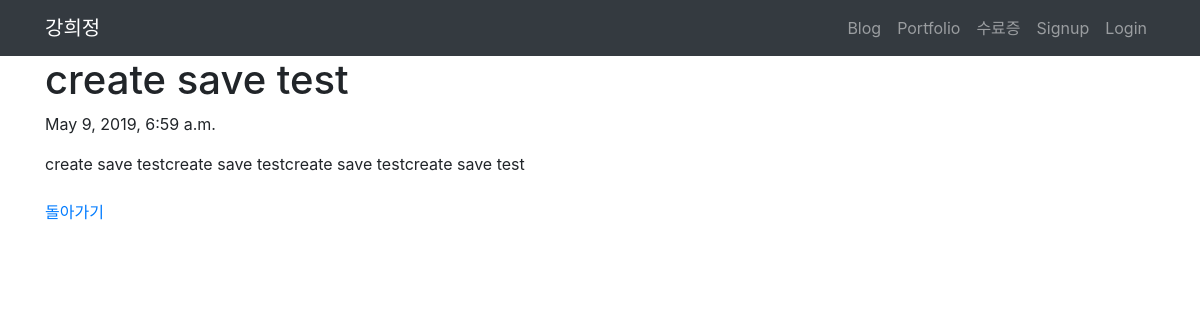
/blog/5/, run on the app's committed database.
### project/models.py (models this page shows, shortened)
class Blog(models.Model):
    title=models.CharField(max_length=200)
    pub_date=models.DateTimeField('date published')
    body=models.TextField()

### project/views.py (the view)
# urls.py: path('<int:blog_id>/',views.detail,name='detail'),
def detail(request,blog_id):
    blog_detail=get_object_or_404(Blog,pk=blog_id)
    return render(request,'detail.html',{'blog':blog_detail})

### project/templates/detail.html
<!DOCTYPE html>
<html>
{% extends 'base.html' %}
{% block content %}
<body>
<h1>{{blog.title}}</h1>
<p>{{blog.pub_date}}</p>
<p>
{{blog.body}}
<br><br>
<a href = "{% url 'home' %}">돌아가기</a>
</p>
</body>
</html>
{% endblock %}

### data on the page
Blog: title "create save test", pub_date "May 9, 2019, 6:59 a.m.", body "create save testcreate save testcreate save testcreate save test"
